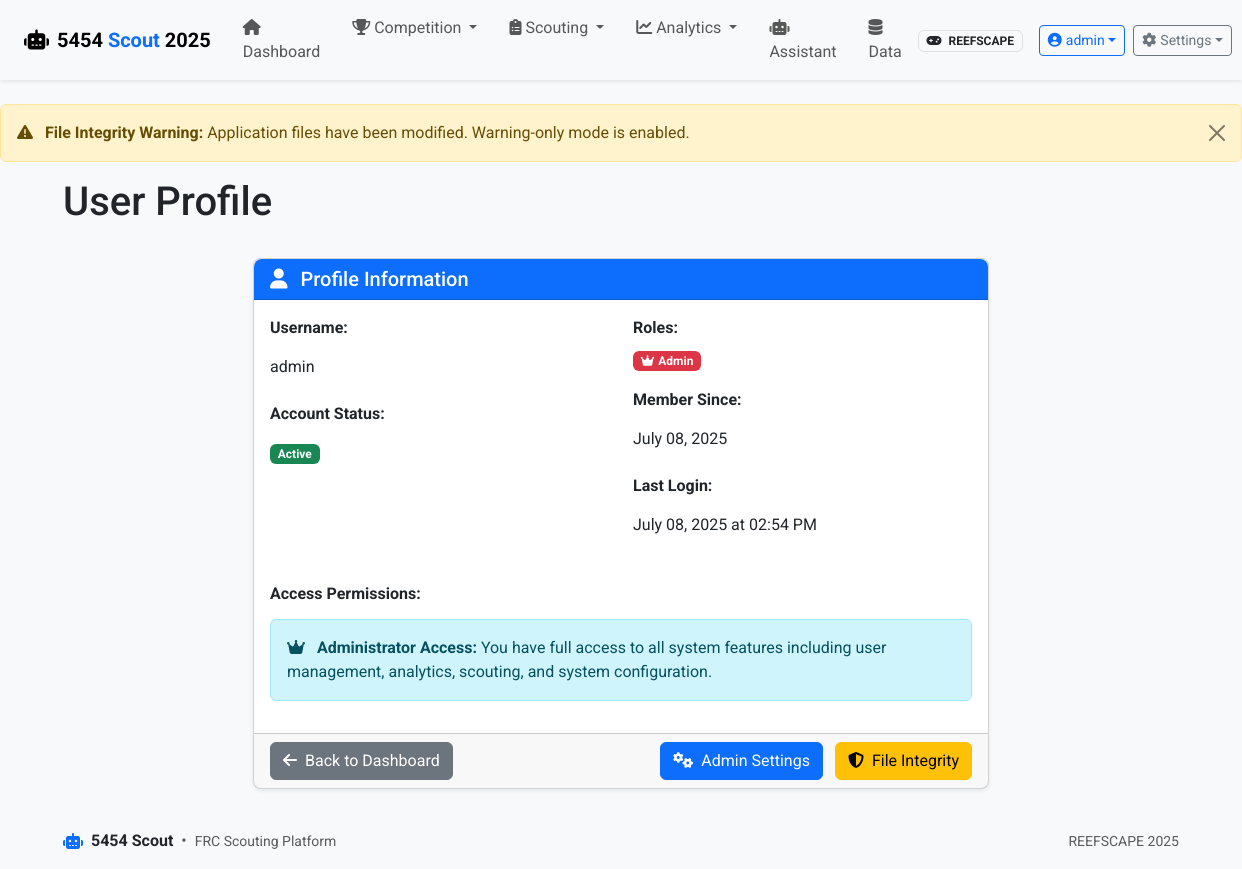
/auth/profile (signed in), run on an earlier commit of the app's database.
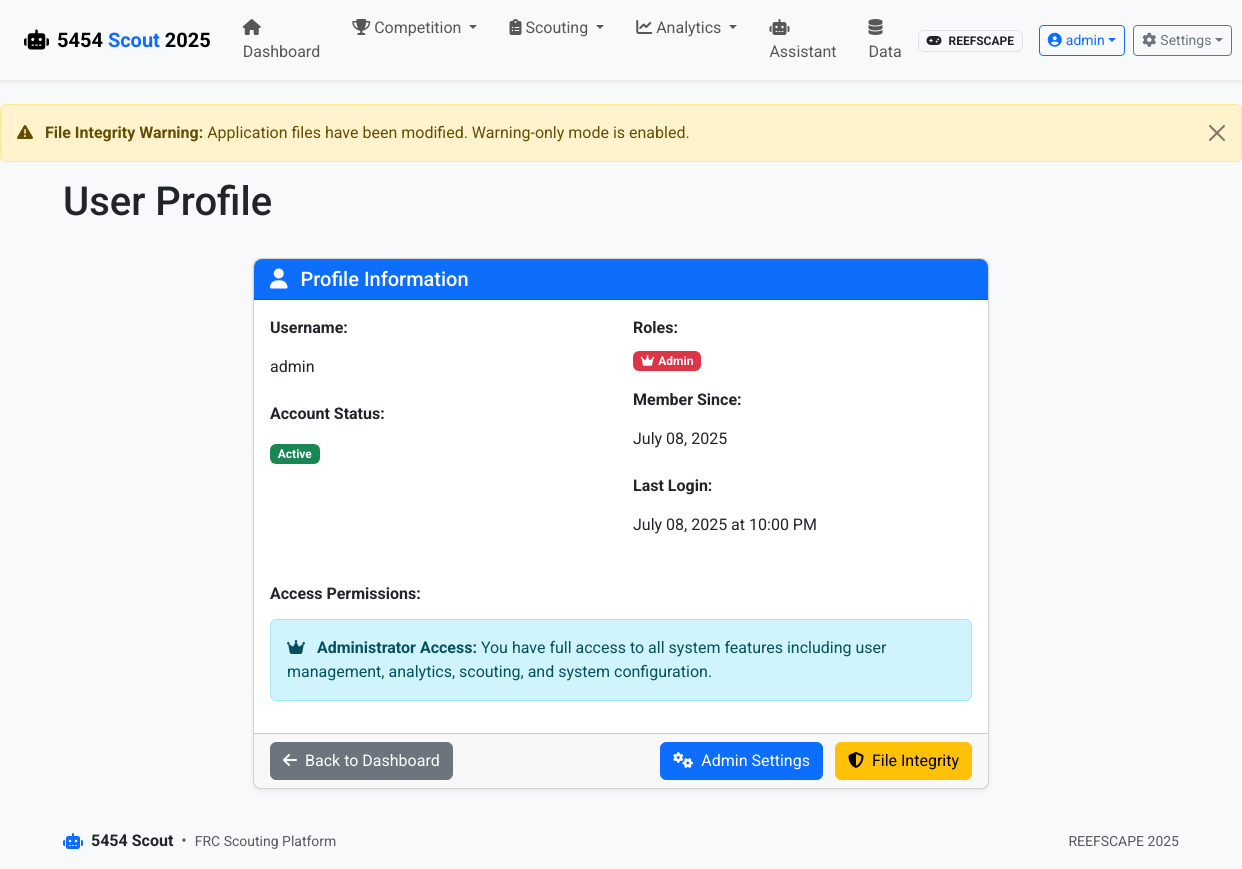
And on a later commit of the database.
### app/models.py (models this page shows, shortened)
class User(UserMixin, db.Model):
    id = db.Column(db.Integer, primary_key=True)
    username = db.Column(db.String(80), unique=True, nullable=False)
    email = db.Column(db.String(120), unique=True, nullable=True)
    password_hash = db.Column(db.String(128))
    is_active = db.Column(db.Boolean, default=True)
    created_at = db.Column(db.DateTime, default=datetime.utcnow)
    last_login = db.Column(db.DateTime)
    roles = db.relationship('Role', secondary=user_roles, lazy='subquery',
                           backref=db.backref('users', lazy=True))
    def has_role(self, role_name):
        return any(role.name == role_name for role in self.roles)

### app/routes/auth.py (the view)
@bp.route('/profile')
@login_required
def profile():
    return render_template('auth/profile.html', user=current_user)

### app/routes/auth.py (called while the page is built)
@bp.app_context_processor
def inject_auth_vars():
    return {
        'current_user': current_user,
        'user_has_role': lambda role: current_user.is_authenticated and current_user.has_role(role)
    }

### run.py (called while the page is built)
@app.before_request
def check_first_run():
    if not User.query.first() and request.path != '/auth/login':
        flash('Database is being initialized. Please wait...', 'info')
        return redirect(url_for('auth.login'))

### app/templates/auth/profile.html (shortened to what the changed rows need)
{% extends 'base.html' %}
{% block heading %}User Profile{% endblock %}
{% block content %}
<div class="row">
    <div class="col-md-8 offset-md-2">
        <div class="card">
            <div class="card-body">
                <div class="row">
                    <div class="col-md-6">
                        <div class="mb-3">
                            <label class="form-label fw-bold">Username:</label>
                            <p class="form-control-plaintext">{{ user.username }}</p>
                        </div>
                    </div>
                    <div class="col-md-6">
                        <div class="mb-3">
                            <label class="form-label fw-bold">Member Since:</label>
                            <p class="form-control-plaintext">{{ user.created_at.strftime('%B %d, %Y') }}</p>
                        </div>
                        {% if user.last_login %}
                        <div class="mb-3">
                            <label class="form-label fw-bold">Last Login:</label>
                            <p class="form-control-plaintext">{{ user.last_login.strftime('%B %d, %Y at %I:%M %p') }}</p>
                        </div>
                        {% endif %}
                    </div>
                </div>
            </div>
        </div>
    </div>
</div>
{% endblock %}

### app/templates/base.html (shortened to what the changed rows need)
<!DOCTYPE html>
<html lang="en" class="h-100">
<head>
    <link href="https://cdn.jsdelivr.net/npm/bootstrap@5.3.2/dist/css/bootstrap.min.css" rel="stylesheet">
    <link href="https://cdnjs.cloudflare.com/ajax/libs/font-awesome/6.4.0/css/all.min.css" rel="stylesheet">
    <link href="https://cdn.jsdelivr.net/npm/select2@4.1.0-rc.0/dist/css/select2.min.css" rel="stylesheet">
    <link href="https://cdn.jsdelivr.net/npm/select2-bootstrap-5-theme@1.3.0/dist/select2-bootstrap-5-theme.min.css" rel="stylesheet">
    <link rel="stylesheet" href="{{ url_for('static', filename='css/styles.css') }}">
</head>
<body class="d-flex flex-column h-100">
    <header class="app-header">
        <nav class="navbar navbar-expand-lg navbar-light shadow-sm">
            <div class="container-fluid px-lg-4 px-md-3 px-2">
                <div class="collapse navbar-collapse" id="navbarMain">
                    <div class="d-flex align-items-center navbar-actions">
                        {% if current_user.is_authenticated %}
                        <div class="dropdown me-2">
                            <button class="btn btn-outline-primary btn-sm d-flex align-items-center dropdown-toggle"
                                    type="button" data-bs-toggle="dropdown" aria-expanded="false">
                                <i class="fas fa-user-circle me-1"></i>
                                <span class="d-none d-md-inline">{{ current_user.username }}</span>
                            </button>
                        </div>
                        {% endif %}
                    </div>
                </div>
            </div>
        </nav>
    </header>
    <main class="flex-shrink-0 py-4">
        <div class="container">
            <div class="row mb-4">
                <div class="col-12">
                    <h1 class="page-title">{% block heading %}FRC Scouting Platform{% endblock %}</h1>
                </div>
            </div>
            {% block content %}{% endblock %}
        </div>
    </main>
</body>
</html>

What changed in the data, as far as the page shows it:
changed User "admin": last_login "July 08, 2025 at 02:54 PM" → "July 08, 2025 at 10:00 PM"
